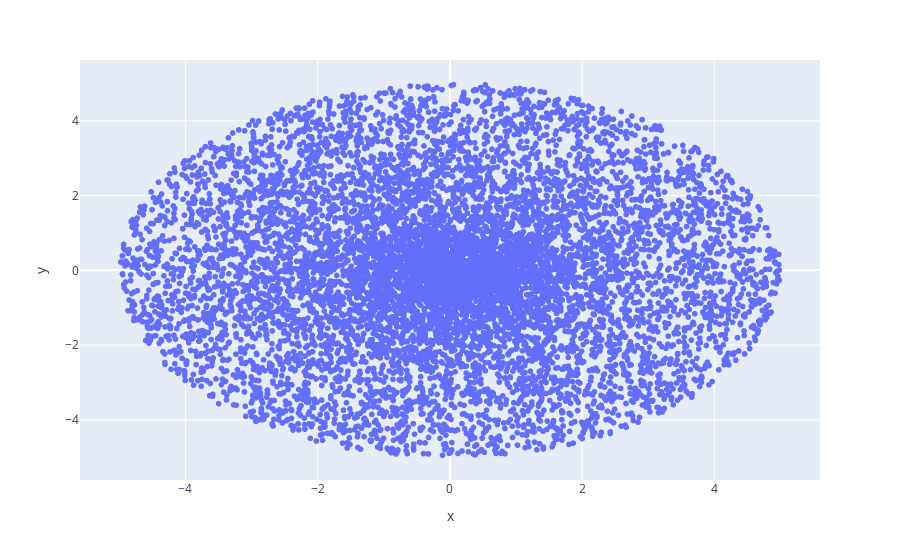

Write notebook code for a chart like this one.
### Code cell
px.scatter(df, x='x', y='y')

### Figure 1 — Plotly figure (JSON) as saved in the notebook; plotly's stock layout.template omitted (floating-point values rounded to 4 significant figures; data arrays with more than 128 entries replaced by an {"elided": "..."} marker saying what was removed)
{"data": [{"hovertemplate": "x=%{x}<br>y=%{y}<extra></extra>", "legendgroup": "", "marker": {"color": "#636efa", "symbol": "circle"}, "mode": "markers", "name": "", "showlegend": false, "x": {"elided": "10000 float values"}, "xaxis": "x", "y": {"elided": "10000 float values"}, "yaxis": "y", "type": "scattergl"}], "layout": {"xaxis": {"anchor": "y", "domain": [0.0, 1.0], "title": {"text": "x"}}, "yaxis": {"anchor": "x", "domain": [0.0, 1.0], "title": {"text": "y"}}, "legend": {"tracegroupgap": 0}, "margin": {"t": 60}}}
